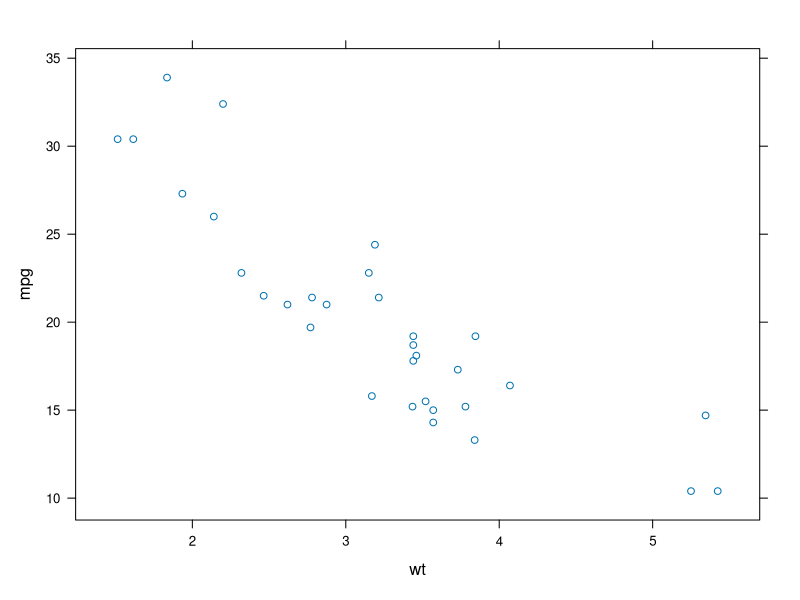
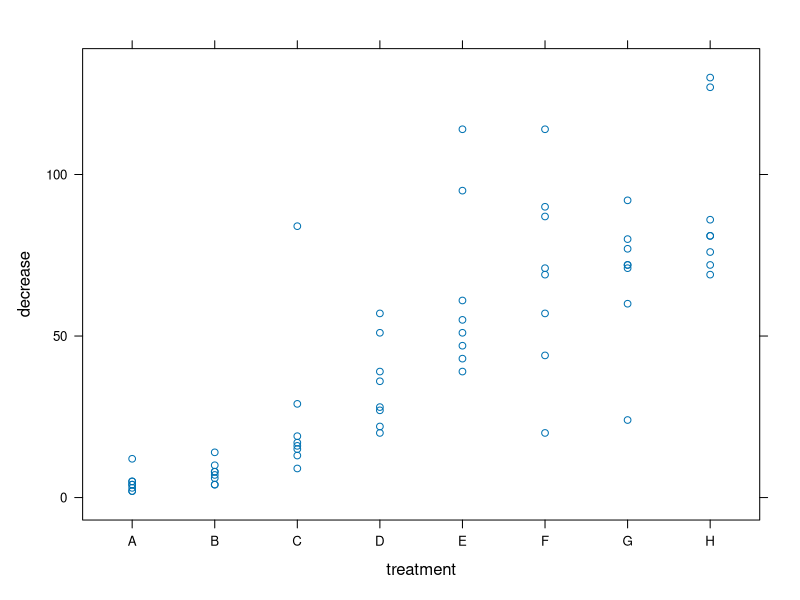
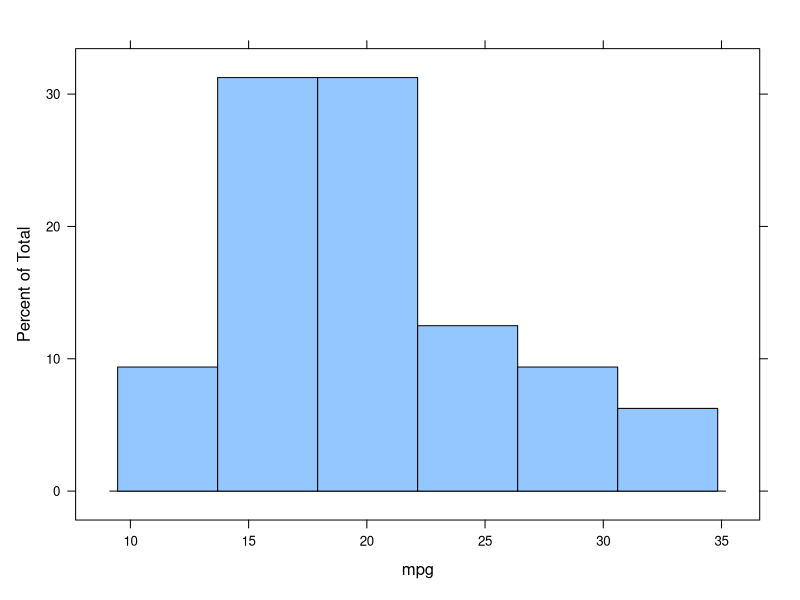
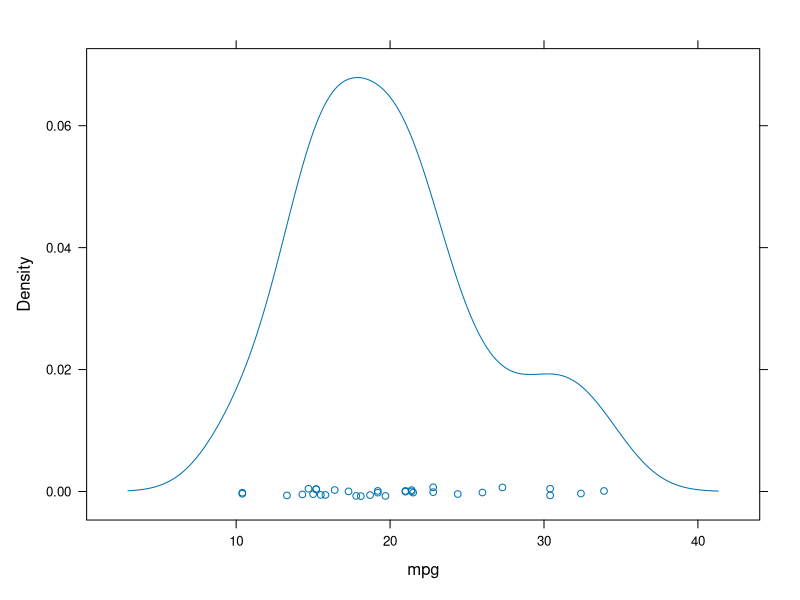
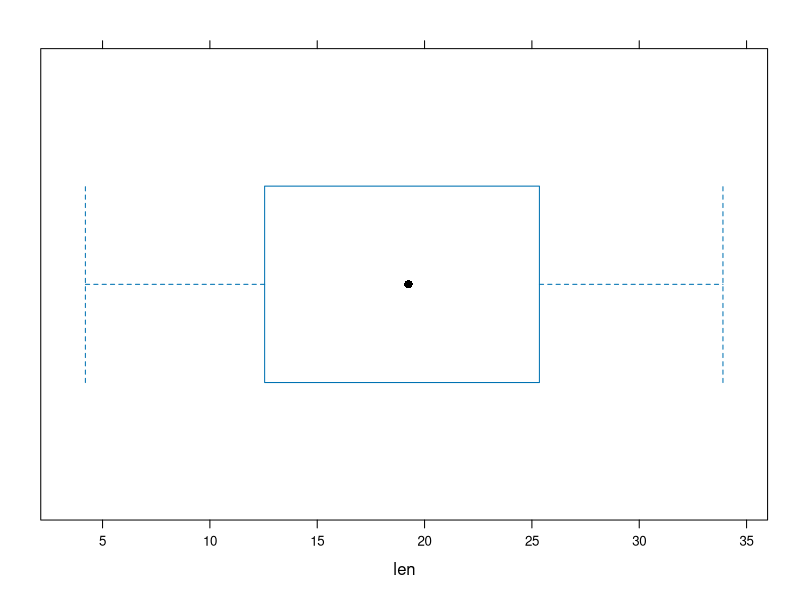
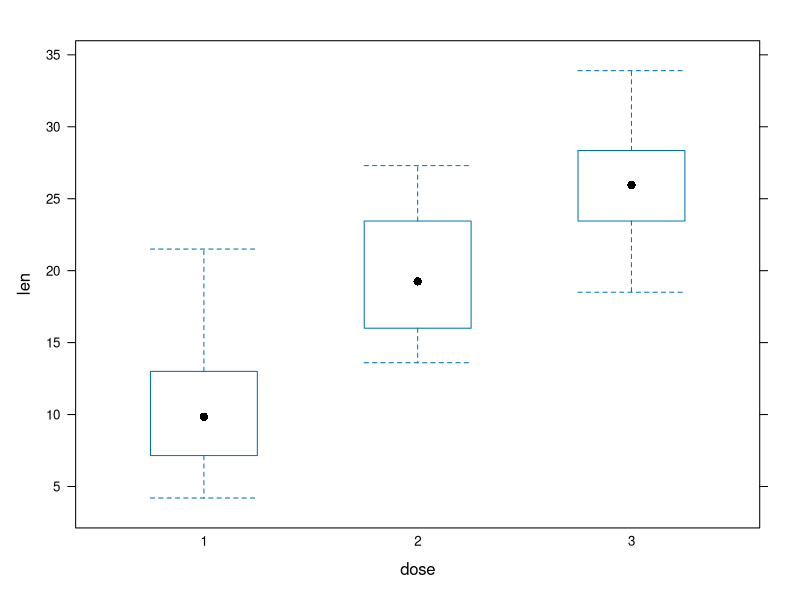
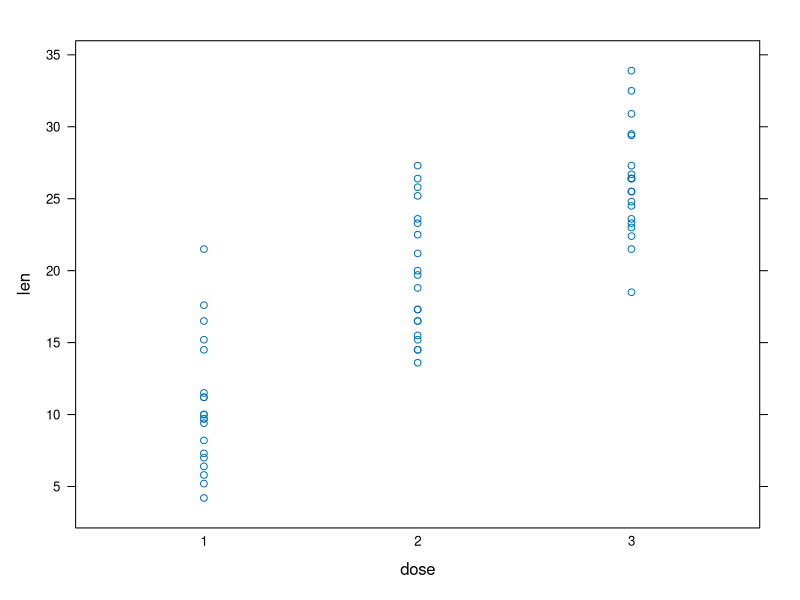
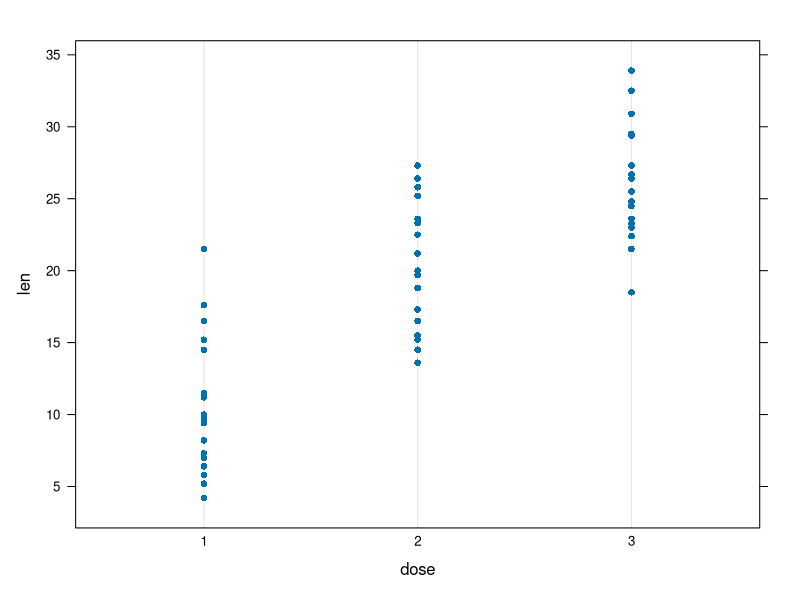

The R source for these figures, in order:
## ---- chunk 1
## User-defined options come here
knitr::opts_chunk$set(warning = FALSE, message = FALSE, 
                      fig.path = "A03_04_lattice_files/figure-html/")
## ---- chunk 2
library(lattice)
xyplot(mpg~wt, data=mtcars)
## ---- chunk 3
xyplot(decrease~treatment, data=OrchardSprays)
## ---- chunk 4
histogram(~mpg, data=mtcars)
## ---- chunk 5
densityplot(~mpg, data=mtcars)
## ---- chunk 6
bwplot(~len, ToothGrowth)
## ---- chunk 7
bwplot(len~dose, data = ToothGrowth, 
       horizontal=FALSE)
## ---- chunk 8
stripplot(len~dose, data = ToothGrowth, 
          horizontal=FALSE)
## ---- chunk 9
dotplot(len~dose, data = ToothGrowth, 
        horizontal=FALSE)
## ---- chunk 10
hp <- data.frame(hp=mtcars$hp, 
                 car=row.names(mtcars))
barchart(car~hp, data=hp)
## ---- chunk 11
hp <- data.frame(hp=mtcars$hp, 
                 car=row.names(mtcars))
barchart(hp~car, data=hp)
## ---- chunk 12
xyplot(AirPassengers, type="l")
# type类似于base系统
## ---- chunk 13
xyplot(AirPassengers, type='s')  # 阶梯图
## ---- chunk 14
splom(~iris[1:4], groups=Species, data=iris, 
      main = "Anderson's Iris Data -- 3 species")
## ---- chunk 15
parallelplot(~iris[1:4] | Species, data=iris)
## ---- chunk 16
xyplot(Sepal.Width ~ Petal.Width | Species, 
       data=iris)
## ---- chunk 17
xyplot(mpg ~ wt | am * vs, data=mtcars)
## 交叉am和vs
## ---- chunk 18
levelplot(Ozone ~ Wind * Temp, data=airquality)
## ---- chunk 19
cloud(Ozone ~ Wind * Temp, data=airquality)
## ---- chunk 20
library(latticeExtra)
cloud(Ozone ~ Wind * Temp, data=airquality, panel.3d.cloud=panel.3dbars)
